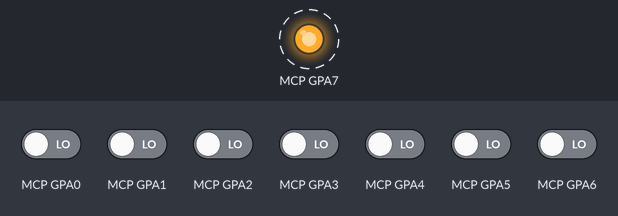
This program was run on a simulated Raspberry Pi (BCM pin numbers). Shown: output pins drawn as LEDs (lit = HIGH). Dashed ring = blinking. The inputs (shaded band) are chosen by the test bench; at power-on: MCP GPA0–6 LOW. Library files of the repository ran but are not shown: mcp23008.py.

Above: at 0.2 s.
Timing chart, 0 to 5.8 s (numbered marks = the images above):
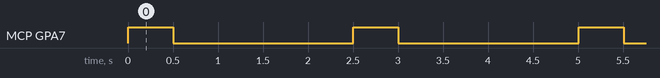

The program:

ledflash_example.py
```python
from time import sleep
import mcp23008 as mcp

ledpin=7

dev=mcp.mcp23008()
dev.set_address(0x20)
dev.set_bus(1)
dev.begin()
dev.set_direction(ledpin,dev.OUTPUT)
while 1:
    dev.set_gpio(ledpin,dev.HIGH)
    sleep(0.5)
    dev.set_gpio(ledpin,dev.LOW)
    sleep(2)
```

Measured:
- by itself, MCP GPA7: alternates HIGH for 0.50 s and LOW for 2.0 s
